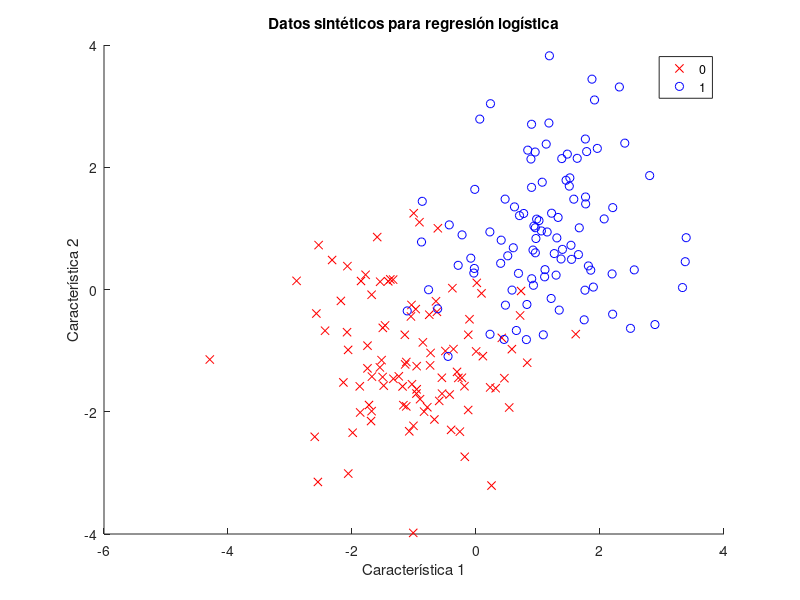

Write the MATLAB code that produced this figure. (Note: this script raises an error after producing the figure.)
% Generar datos sintéticos
rng(0); % Para reproducibilidad
n = 100; % Número de muestras
X = [randn(n, 2) + 1; randn(n, 2) - 1]; % Características
y = [ones(n, 1); zeros(n, 1)]; % Etiquetas
% Visualizar los datos
figure;
gscatter(X(:,1), X(:,2), y, 'rb', 'xo');
xlabel('Característica 1');
ylabel('Característica 2');
title('Datos sintéticos para regresión logística');

% Convertir los datos a una tabla
data = array2table(X, 'VariableNames', {'Feature1', 'Feature2'});
data.Response = y;
% Ajustar el modelo de regresión logística
model = fitglm(data, 'Response ~ Feature1 + Feature2', 'Distribution', 'binomial');
% Mostrar el resumen del modelo
disp(model);
% Predecir las probabilidades
probabilidades = predict(model, data);
% Convertir probabilidades a etiquetas (0 o 1) con un umbral de 0.5
predicciones = round(probabilidades);
% Evaluar la precisión del modelo
precision = mean(predicciones == y);
fprintf('Precisión del modelo: %.2f%%\n', precision * 100);

% Visualizar las predicciones
figure;
gscatter(X(:,1), X(:,2), predicciones, 'rb', 'xo');
xlabel('Característica 1');
ylabel('Característica 2');
title('Predicciones del modelo de regresión logística');